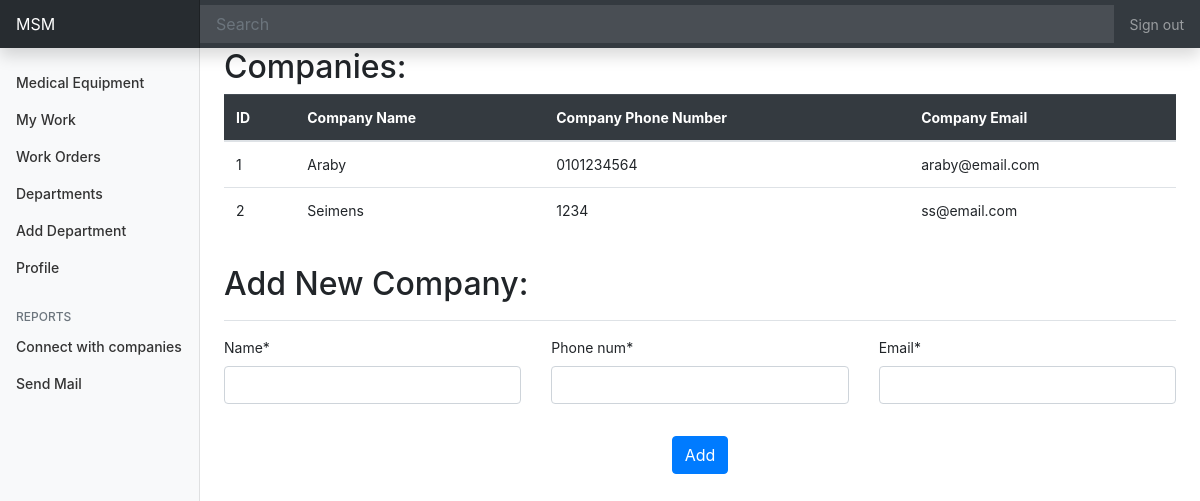
Page /med/list-create-company/ (signed in) on the committed database.
### med/models.py (models this page shows, shortened)
class Company(models.Model):
    name = models.CharField(_("Company Name"), max_length = 225)
    email = models.EmailField(_("Company Email"))
    phone_num = models.CharField(_("Phone Number"), max_length=225)
    hospital = models.ForeignKey(Hospital, null=True, on_delete=models.CASCADE) #should it be cascade?

### med/views.py (the view, shortened to what this page needs)
# urls.py: path('list-create-company/', List_Create_CompanyView.as_view(), name ='list-create-company'),
class List_Create_CompanyView(LoginRequiredMixin, CreateView):
    model = Company
    template_name = 'med/list_create_company.html'
    form_class = CreateCompanyForm
    success_url = reverse_lazy('list-create-company')
    def get_context_data(self, **kwargs):
        context = super().get_context_data(**kwargs)
        eng_hos = Engineer.objects.get(id = self.request.user.id).current_hospital
        context["companies"] = Company.objects.filter(hospital = eng_hos)
        return context

### med/forms.py
class CreateCompanyForm(forms.ModelForm):
    class Meta:
        model = Company
        fields = ['name', 'email', 'phone_num']
    name = forms.CharField()
    email = forms.EmailField()
    phone_num = forms.CharField()

### med/models.py (called while the page is built)
    def get_queryset(self, *args, **kwargs):
        return super().get_queryset(*args, **kwargs).filter(type=User.Types.ENGINEER)

### med/templates/med/list_create_company.html (shortened to what this page needs)
{% extends "dashboard/base.html" %}
{% load crispy_forms_tags %}
{% block content %}
<h1 class="h2">Companies: </h1>
<table class="table ">
    <thead class="table-dark">
      <tr>
        <th scope="col">ID</th>
        <th scope="col">Company Name</th>
        <th scope="col">Company Phone Number</th>
        <th scope="col">Company Email</th>
      </tr>
    </thead>
    <tbody>
        {% for company in companies %}
        <tr>
            <td>{{ company.id }}</td>
            <td>{{ company.name }}</td>
            <td>{{ company.phone_num }}</td>
            <td>{{ company.email }}</td>
        </tr>
        {% endfor %}
    </tbody>
</table>
<div class="d-flex justify-content-between flex-wrap flex-md-nowrap align-items-center pt-3 pb-2 mb-3 border-bottom">
    <h4 class="h2">Add New Company:</h4>
</div>
    <form method="POST">
        <fieldset class="from-group">
            <div class="mb-6">
                <div class="row">
                    <div class="col">
                        {{form.name|as_crispy_field}}
                    </div>
                    <div class="col">
                        {{form.phone_num|as_crispy_field}}
                    </div>
                    <div class="col">
                        {{form.email|as_crispy_field}}
                    </div>
                </div>
            </div>
        </fieldset>
        <div class="d-flex justify-content-between flex-wrap flex-md-nowrap align-items-center pt-3 pb-2 mb-3">
            <div class="d-grid gap-2 col-auto mx-auto">
                <button type="submit" class="btn btn-primary">Add</button>
            </div>
        </div>
    </form>
{% endblock %}

### dashboard/static/dashboard/accsess.css (style rules this page uses)
body { font-size: .875rem; }

### rows in the picture
Company: id "1", name "Araby", phone_num "0101234564", email "araby@email.com"
Company: id "2", name "Seimens", phone_num "1234", email "ss@email.com"
